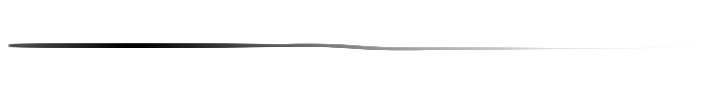
#> input picture brushes/alpha_scratch_1.png, 707 x 97 px, found by its file name
$ python GenerateCracks.py   (older library calls are emulated)
#> lines starting #> are read from the running program, lines starting #| are printed output that depends on the picture
from PIL import Image
import numpy as np

def random_scratches(template_path, output_size=(2048, 2048), num_scratches=50):
    # Load the template scratch image
#> called with template_path = 'brushes/alpha_scratch_1.png', output_size = (2048, 2048), num_scratches = 20
    scratch_template = Image.open(template_path).convert("RGBA")
#> scratch_template is the input picture: PIL image 707x97 RGBA; mean R, G, B, A 248.5, 248.5, 248.5, 6.5

    # Create a new image with a transparent background
    new_image = Image.new("RGBA", output_size, (0, 0, 0, 0))
#> new_image: PIL image 2048x2048 RGBA; every value is 0

    # Define the region for the center-top part of the image
    # Assuming center-top refers to the top half, centered horizontally
    region_width = output_size[0] // 2
    region_height = output_size[1] // 2
    region_start_x = 0
    region_start_y = 0  # Start at the top of the image

    # Generate random scratches in the center-top region
    for _ in range(num_scratches):
        # Randomly transform the scratch
        angle = np.random.uniform(0, 180)
        scale = np.random.uniform(3, 6)
        transformed_scratch = scratch_template.rotate(angle, expand=True).resize(
            (int(scratch_template.width * scale), int(scratch_template.height * scale)),
            Image.ANTIALIAS,
        )

        # Choose a random position within the center-top region
        max_x = region_start_x + region_width - transformed_scratch.width
        max_y = region_start_y + region_height - transformed_scratch.height
        pos_x = np.random.randint(region_start_x, max(max_x, region_start_x + 1))
        pos_y = np.random.randint(region_start_y, max(max_y, region_start_y + 1))

        # Paste the transformed scratch onto the background
        new_image.paste(transformed_scratch, (pos_x, pos_y), transformed_scratch)
#> this loop made 20 passes
#> pass 1, in random_scratches, `transformed_scratch = scratch_template.rotate(angle, expand=True).resi..`:
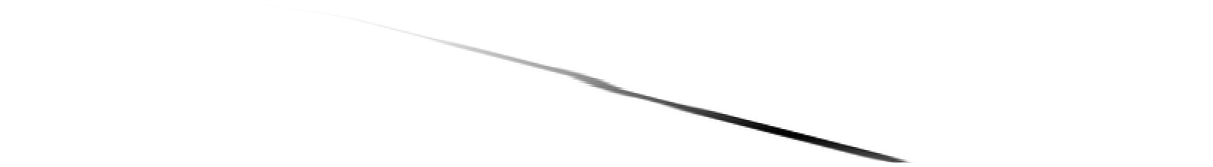
#> transformed_scratch: PIL image 3637x499 RGBA (shown at 1/3 size); mean R, G, B, A 3.3, 3.3, 3.3, 3.1; transparent parts drawn white
#> pass 2, in random_scratches, `transformed_scratch = scratch_template.rotate(angle, expand=True).resi..`:
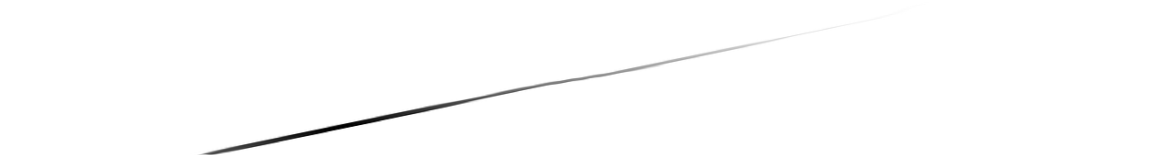
#> transformed_scratch: PIL image 3490x478 RGBA (shown at 1/3 size); mean R, G, B, A 2.7, 2.7, 2.7, 2.4; transparent parts drawn white
#> pass 3, in random_scratches, `transformed_scratch = scratch_template.rotate(angle, expand=True).resi..`:
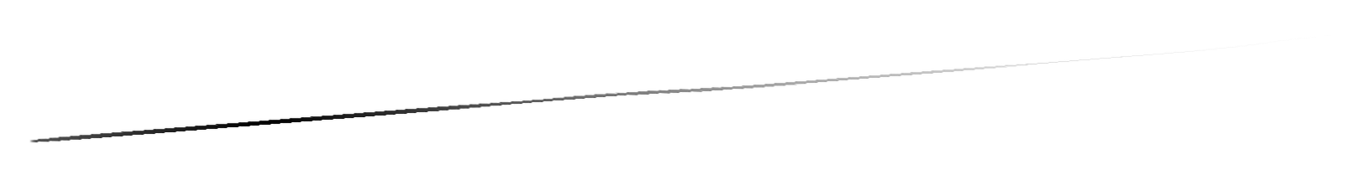
#> transformed_scratch: PIL image 2699x370 RGBA (shown at 1/2 size); mean R, G, B, A 2.8, 2.8, 2.8, 2.9; transparent parts drawn white
#> after the loop:
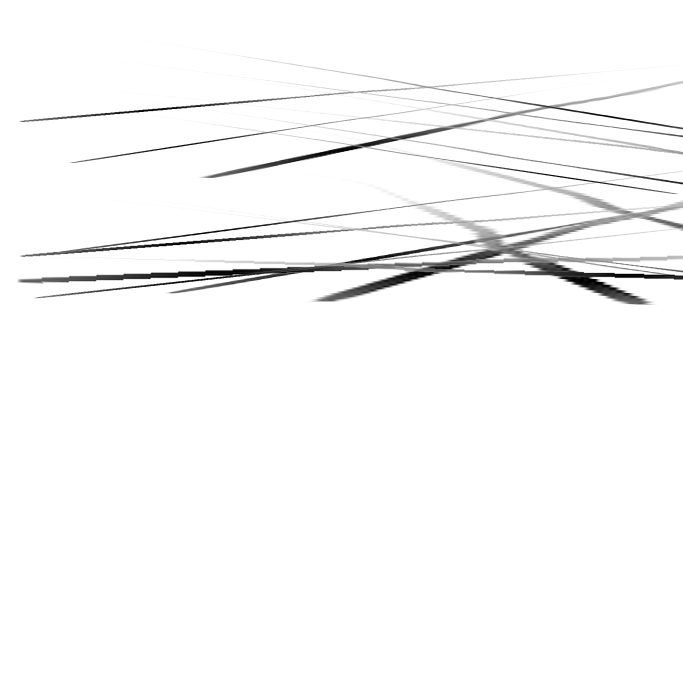
#> new_image: PIL image 2048x2048 RGBA (shown at 1/3 size); mean R, G, B, A 2.5, 2.5, 2.5, 7.4; transparent parts drawn white
#> after the loop:
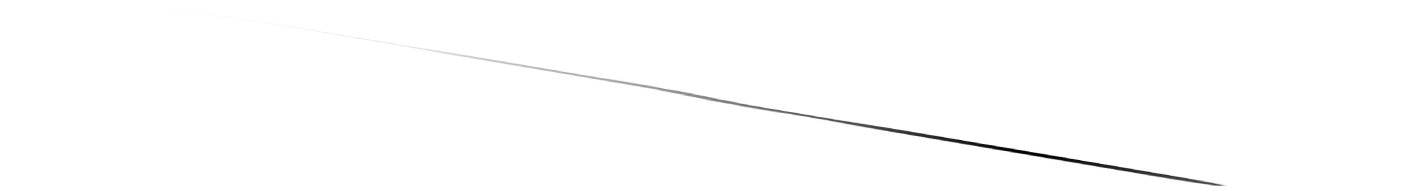
#> transformed_scratch: PIL image 4232x580 RGBA (shown at 1/3 size); mean R, G, B, A 1.9, 1.9, 1.9, 1.7; transparent parts drawn white

    # Save the result
    new_image.save("Grietas/random_scratches_output.png", "PNG")

# Path to your scratch template
template_path = 'brushes/alpha_scratch_1.png'


# Run the function
random_scratches(template_path, num_scratches=20)
